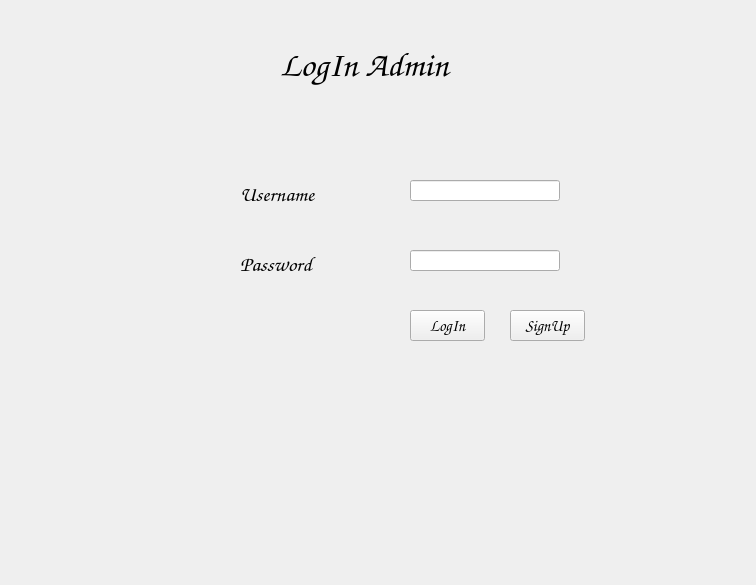
<?xml version="1.0" encoding="UTF-8"?>
<ui version="4.0">
 <class>MainWindow</class>
 <widget class="QMainWindow" name="MainWindow">
  <property name="geometry">
   <rect>
    <x>0</x>
    <y>0</y>
    <width>756</width>
    <height>585</height>
   </rect>
  </property>
  <property name="font">
   <font>
    <family>Comic Sans MS</family>
   </font>
  </property>
  <property name="windowTitle">
   <string>MainWindow</string>
  </property>
  <property name="autoFillBackground">
   <bool>false</bool>
  </property>
  <widget class="QWidget" name="centralwidget">
   <widget class="QLineEdit" name="lineEdit">
    <property name="geometry">
     <rect>
      <x>410</x>
      <y>180</y>
      <width>150</width>
      <height>21</height>
     </rect>
    </property>
   </widget>
   <widget class="QLabel" name="label">
    <property name="geometry">
     <rect>
      <x>280</x>
      <y>40</y>
      <width>205</width>
      <height>49</height>
     </rect>
    </property>
    <property name="font">
     <font>
      <family>Comic Sans MS</family>
      <pointsize>26</pointsize>
     </font>
    </property>
    <property name="text">
     <string>LogIn Admin</string>
    </property>
   </widget>
   <widget class="QLabel" name="label_2">
    <property name="geometry">
     <rect>
      <x>240</x>
      <y>180</y>
      <width>95</width>
      <height>29</height>
     </rect>
    </property>
    <property name="font">
     <font>
      <family>Comic Sans MS</family>
      <pointsize>16</pointsize>
     </font>
    </property>
    <property name="text">
     <string>Username</string>
    </property>
   </widget>
   <widget class="QLabel" name="label_3">
    <property name="geometry">
     <rect>
      <x>240</x>
      <y>250</y>
      <width>90</width>
      <height>29</height>
     </rect>
    </property>
    <property name="font">
     <font>
      <family>Comic Sans MS</family>
      <pointsize>16</pointsize>
     </font>
    </property>
    <property name="text">
     <string>Password</string>
    </property>
   </widget>
   <widget class="QLineEdit" name="lineEdit_2">
    <property name="geometry">
     <rect>
      <x>410</x>
      <y>250</y>
      <width>150</width>
      <height>21</height>
     </rect>
    </property>
   </widget>
   <widget class="QPushButton" name="pushButton">
    <property name="geometry">
     <rect>
      <x>410</x>
      <y>310</y>
      <width>75</width>
      <height>31</height>
     </rect>
    </property>
    <property name="font">
     <font>
      <family>Comic Sans MS</family>
      <pointsize>12</pointsize>
     </font>
    </property>
    <property name="text">
     <string>LogIn</string>
    </property>
   </widget>
   <widget class="QPushButton" name="pushButton_2">
    <property name="geometry">
     <rect>
      <x>510</x>
      <y>310</y>
      <width>75</width>
      <height>31</height>
     </rect>
    </property>
    <property name="font">
     <font>
      <family>Comic Sans MS</family>
      <pointsize>12</pointsize>
     </font>
    </property>
    <property name="text">
     <string>SignUp</string>
    </property>
   </widget>
  </widget>
 </widget>
 <resources/>
 <connections/>
</ui>
